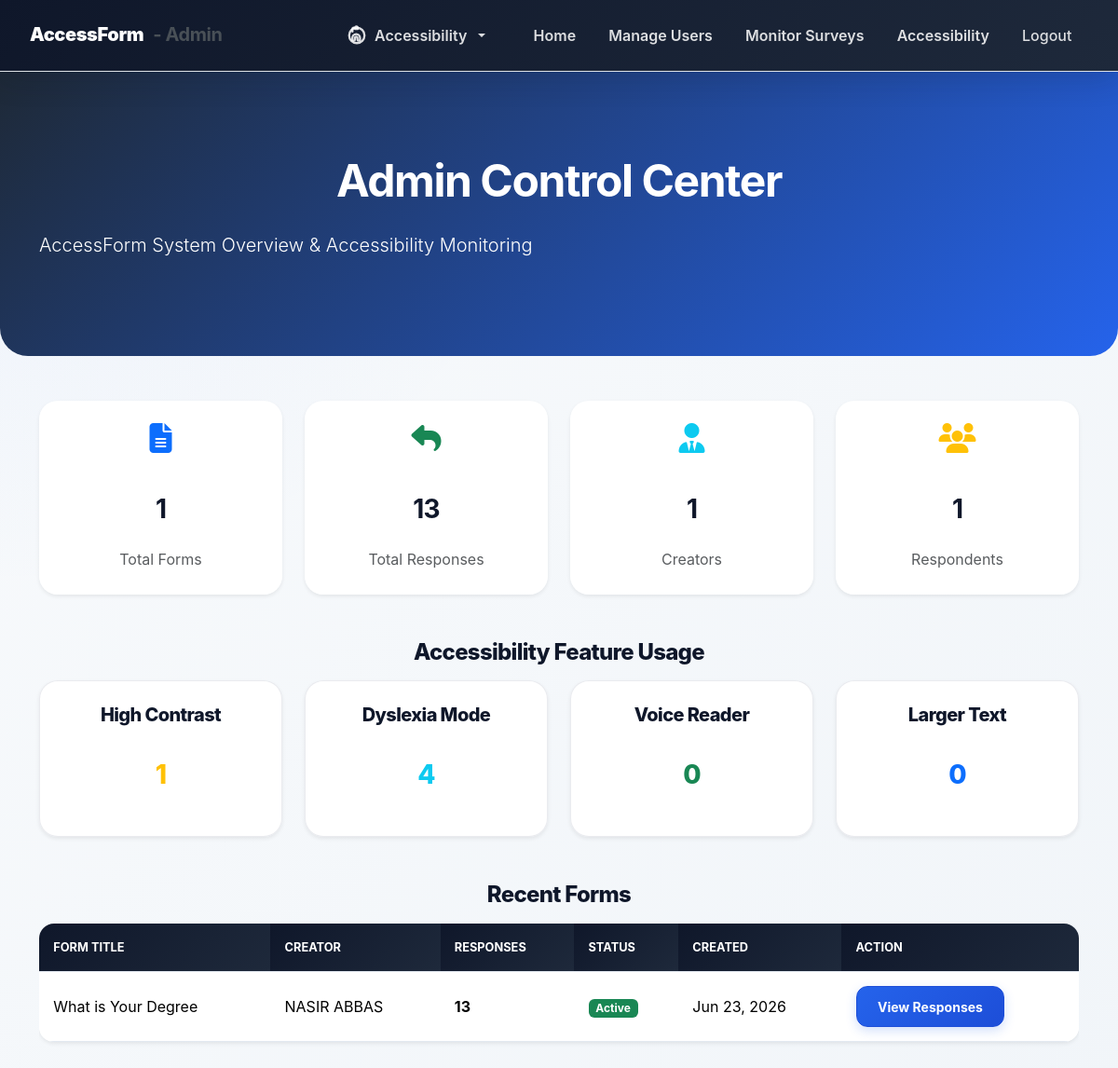
/admin/admin_home.php (signed in), run on the app's committed database.
### tables this page shows
CREATE TABLE `forms` (
  `id` int(11) NOT NULL,
  `user_id` int(11) NOT NULL,
  `title` varchar(255) NOT NULL,
  `description` text DEFAULT NULL,
  `status` enum('draft','active','closed') DEFAULT 'active',
  `created_at` timestamp NOT NULL DEFAULT current_timestamp(),
  `updated_at` timestamp NOT NULL DEFAULT current_timestamp() ON UPDATE current_timestamp()
);

CREATE TABLE `users` (
  `id` int(11) NOT NULL,
  `name` varchar(100) NOT NULL,
  `email` varchar(150) NOT NULL,
  `password` varchar(255) NOT NULL,
  `role` enum('Respondent','creator') DEFAULT 'creator',
  `phone` varchar(30) DEFAULT NULL,
  `created_at` timestamp NOT NULL DEFAULT current_timestamp(),
  `updated_at` timestamp NULL DEFAULT NULL ON UPDATE current_timestamp()
);

### admin/admin_home.php (the view, shortened to what this page needs)
<?php
include('../config.php');
$total_forms = $conn->query("SELECT COUNT(*) FROM forms")->fetch_row()[0];
$total_responses = $conn->query("SELECT COUNT(*) FROM form_responses")->fetch_row()[0];
$users = $conn->query("SELECT
    SUM(CASE WHEN role = 'creator' THEN 1 ELSE 0 END) as creators,
    SUM(CASE WHEN role = 'Respondent' THEN 1 ELSE 0 END) as respondents
    FROM users")->fetch_assoc();
$acc_stats = $conn->query("SELECT
    SUM(CASE WHEN action = 'high-contrast' THEN 1 ELSE 0 END) as high_contrast,
    SUM(CASE WHEN action = 'dyslexia' THEN 1 ELSE 0 END) as dyslexia,
    SUM(CASE WHEN action = 'voice-reader' THEN 1 ELSE 0 END) as voice_reader,
    SUM(CASE WHEN action = 'large-text' THEN 1 ELSE 0 END) as large_text
    FROM accessibility_logs")->fetch_assoc();
$recent_forms = $conn->query("
    SELECT f.id, f.title, u.name as creator_name, f.status, f.created_at,
           COUNT(fr.id) as responses
    FROM forms f
    LEFT JOIN users u ON f.user_id = u.id
    LEFT JOIN form_responses fr ON f.id = fr.form_id
    GROUP BY f.id
    ORDER BY f.created_at DESC
    LIMIT 5
");
?>
<!DOCTYPE html>
<html lang="en">
<head>
    <link rel="stylesheet" href="https://cdn.jsdelivr.net/npm/bootstrap@5.3.3/dist/css/bootstrap.min.css">
    <link rel="stylesheet" href="https://cdnjs.cloudflare.com/ajax/libs/font-awesome/6.5.0/css/all.min.css">
    <link rel="stylesheet" href="../css/style.css">
</head>
<body>
<?php include('admin_navbar.php'); ?>
<div class="admin-hero">
    <div class="container">
        <h1 class="display-5 fw-bold text-white">Admin Control Center</h1>
        <p class="lead opacity-90">AccessForm System Overview & Accessibility Monitoring</p>
    </div>
</div>
<div class="container py-5">
    <div class="row g-4 mb-5">
        <div class="col-md-3 col-6">
            <div class="stat-card card h-100 border-0 shadow-sm text-center p-4">
                <i class="fas fa-file-alt fa-2x text-primary mb-3"></i>
                <h3 class="fw-bold"><?= number_format($total_forms) ?></h3>
                <p class="text-muted mb-0">Total Forms</p>
            </div>
        </div>
        <div class="col-md-3 col-6">
            <div class="stat-card card h-100 border-0 shadow-sm text-center p-4">
                <i class="fas fa-reply fa-2x text-success mb-3"></i>
                <h3 class="fw-bold"><?= number_format($total_responses) ?></h3>
                <p class="text-muted mb-0">Total Responses</p>
            </div>
        </div>
        <div class="col-md-3 col-6">
            <div class="stat-card card h-100 border-0 shadow-sm text-center p-4">
                <i class="fas fa-user-tie fa-2x text-info mb-3"></i>
                <h3 class="fw-bold"><?= number_format($users['creators']) ?></h3>
                <p class="text-muted mb-0">Creators</p>
            </div>
        </div>
        <div class="col-md-3 col-6">
            <div class="stat-card card h-100 border-0 shadow-sm text-center p-4">
                <i class="fas fa-users fa-2x text-warning mb-3"></i>
                <h3 class="fw-bold"><?= number_format($users['respondents']) ?></h3>
                <p class="text-muted mb-0">Respondents</p>
            </div>
        </div>
    </div>
    <h4 class="mb-3">Accessibility Feature Usage</h4>
    <div class="row g-4 mb-5">
        <div class="col-md-3">
            <div class="card shadow-sm p-4 text-center">
                <h5>High Contrast</h5>
                <h3 class="text-warning"><?= number_format($acc_stats['high_contrast']) ?></h3>
            </div>
        </div>
        <div class="col-md-3">
            <div class="card shadow-sm p-4 text-center">
                <h5>Dyslexia Mode</h5>
                <h3 class="text-info"><?= number_format($acc_stats['dyslexia']) ?></h3>
            </div>
        </div>
        <div class="col-md-3">
            <div class="card shadow-sm p-4 text-center">
                <h5>Voice Reader</h5>
                <h3 class="text-success"><?= number_format($acc_stats['voice_reader']) ?></h3>
            </div>
        </div>
        <div class="col-md-3">
            <div class="card shadow-sm p-4 text-center">
                <h5>Larger Text</h5>
                <h3 class="text-primary"><?= number_format($acc_stats['large_text']) ?></h3>
            </div>
        </div>
    </div>
    <h4 class="mb-3">Recent Forms</h4>
    <div class="table-responsive">
        <table class="table table-hover bg-white shadow-sm">
            <thead class="table-dark">
                <tr>
                    <th>Form Title</th>
                    <th>Creator</th>
                    <th>Responses</th>
                    <th>Status</th>
                    <th>Created</th>
                    <th>Action</th>
                </tr>
            </thead>
            <tbody>
                <?php while ($form = $recent_forms->fetch_assoc()): ?>
                <tr>
                    <td><?= htmlspecialchars($form['title']) ?></td>
                    <td><?= htmlspecialchars($form['creator_name'] ?? 'Unknown') ?></td>
                    <td><strong><?= $form['responses'] ?></strong></td>
                    <td>
                        <span class="badge <?= $form['status']=='active' ? 'bg-success' : 'bg-secondary' ?>">
                            <?= ucfirst($form['status']) ?>
                        </span>
                    </td>
                    <td><?= date('M d, Y', strtotime($form['created_at'])) ?></td>
                    <td>
                        <a href="admin_view_responses.php?form_id=<?= $form['id'] ?>" class="btn btn-sm btn-primary">View Responses</a>
                    </td>
                </tr>
                <?php endwhile; ?>
            </tbody>
        </table>
    </div>
</div>
</body>
</html>

### css/style.css (style rules this page uses)
:root { --primary-blue: #2563eb; --primary-blue-dark: #1d4ed8; --primary-blue-soft: #dbeafe; --ink: #0f172a; --muted: #64748b; --surface: #ffffff; --surface-soft: #f8fafc; --border: #cbd5e1; --shadow-sm: 0 10px 25px rgba(15, 23, 42, 0.06); --shadow-md: 0 18px 45px rgba(15, 23, 42, 0.1); --radius-lg: 20px; --radius-md: 14px; }
* { box-sizing: border-box; }
body { min-height: 100vh; margin: 0; background: radial-gradient(circle at top left, rgba(37, 99, 235, 0.06), transparent 40rem), linear-gradient(135deg, #f8fafc 0%, #f1f5f9 100%); font-family: Inter, "Segoe UI", Roboto, Arial, sans-serif; color: var(--ink); line-height: 1.65; transition: background-color 0.2s, color 0.2s; }
h1, h2, h3, h4, h5 { color: var(--ink); font-weight: 800; letter-spacing: -0.03em; text-align: center; }
h1, h2, h3, h4 { margin-top: 28px; margin-bottom: 24px; }
.container { margin-bottom: 42px; }
a { color: var(--primary-blue); text-decoration: none; font-weight: 700; }
.card, .search-container, form:not(.navbar form):not(.d-inline):not(.input-group) { border: 1px solid rgba(229, 231, 235, 0.8); border-radius: var(--radius-lg) !important; background: rgba(255, 255, 255, 0.98); box-shadow: var(--shadow-sm); }
.card { overflow: hidden; }
.btn { border-radius: 12px; font-weight: 700; padding: 0.65rem 1.4rem; box-shadow: none; transition: all 0.2s cubic-bezier(0.4, 0, 0.2, 1); display: inline-flex; align-items: center; justify-content: center; gap: 8px; }
.btn-primary, .btn-search { color: #ffffff !important; border: 1px solid var(--primary-blue-dark) !important; background: linear-gradient(135deg, #2563eb 0%, #1d4ed8 100%) !important; box-shadow: 0 4px 12px rgba(37, 99, 235, 0.2); }
.table { width: 100%; overflow: hidden; border-collapse: separate; border-spacing: 0; background-color: #ffffff; border-radius: 16px; box-shadow: var(--shadow-sm); }
.table th, .table td { padding: 0.95rem; border-color: #e2e8f0 !important; vertical-align: middle; }
.table thead th { color: #ffffff; background: linear-gradient(135deg, #0f172a 0%, #1e293b 100%) !important; font-size: 0.8rem; font-weight: 700; text-transform: uppercase; }

### admin/admin_home.php (style rules this page uses)
:root { --primary: #2563eb; }
.admin-hero { background: linear-gradient(135deg, #1e2937, #2563eb); color: white; padding: 60px 0; border-radius: 0 0 30px 30px; }
.stat-card { border-radius: 16px; transition: all 0.3s ease; }

### data on the page
forms: title "What is Your Degree", user.name "NASIR ABBAS", responses "13", status "Active", created_at "Jun 23, 2026"

### other printed values
$total_forms "1"
$total_responses "13"
$users['creators'] "1"
$users['respondents'] "1"
$acc_stats['high_contrast'] "1"
$acc_stats['dyslexia'] "4"
$acc_stats['voice_reader'] "0"
$acc_stats['large_text'] "0"
